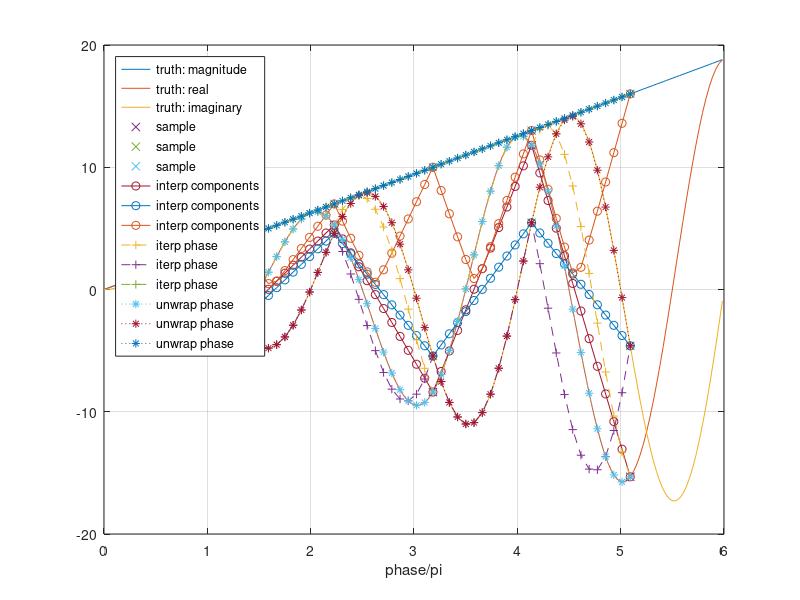

This chart was generated by the following MATLAB code: (Note: this script raises an error after producing the figure.)
close all
clear variables

%% truth
xmin=0;
xmax=2*pi*3;
x=xmin:.1:xmax;
x=x.';
%r=1:(10-1)/(length(x)-1):10;
r=x;
%r=1
z=r.*exp(1i*x);
%z=z.';

figure
plot(x/pi,abs(z),'DisplayName','truth: magnitude')
grid on
xlabel('phase/pi')
hold on
plot(x/pi,real(z),'DisplayName','truth: real')
plot(x/pi,imag(z),'DisplayName','truth: imaginary')

%% sampling
x1=1:3:floor(xmax);
z1=interp1(x,z,x1);
%a1=angle(z1);
%a1b=atan2(imag(z1),imag(z1));
style='x';
name='sample';
plot(x1/pi,real(z1),style,'DisplayName',name)
plot(x1/pi,imag(z1),style,'DisplayName',name)
plot(x1/pi,abs(z1),style,'DisplayName',name)

%% interpolation
% interp on components
x2=xmin:.25:xmax;
z2=interp1(x1,z1,x2);
style='-o';
name='interp components';
plot(x2/pi,real(z2),style,'DisplayName',name)
plot(x2/pi,imag(z2),style,'DisplayName',name)
plot(x2/pi,abs(z2),style,'DisplayName',name)

% interp on magnitude
mag=abs(z1);
phase=angle(z1);
m2=interp1(x1,mag,x2);
a2=interp1(x1,phase,x2);
z3=m2.*exp(1i*a2);
style='--+';
name='iterp phase';
plot(x2/pi,real(z3),style,'DisplayName',name)
plot(x2/pi,imag(z3),style,'DisplayName',name)
plot(x2/pi,abs(z3),style,'DisplayName',name)

% interp on phase
phase2=unwrap(phase);
a2b=interp1(x1,phase2,x2);
z3b=m2.*exp(1i*a2b);
style=':*';
name='unwrap phase';
plot(x2/pi,real(z3b),style,'DisplayName',name)
plot(x2/pi,imag(z3b),style,'DisplayName',name)
plot(x2/pi,abs(z3b),style,'DisplayName',name)

legend('Location','Northwest')

autoArrangeFigures